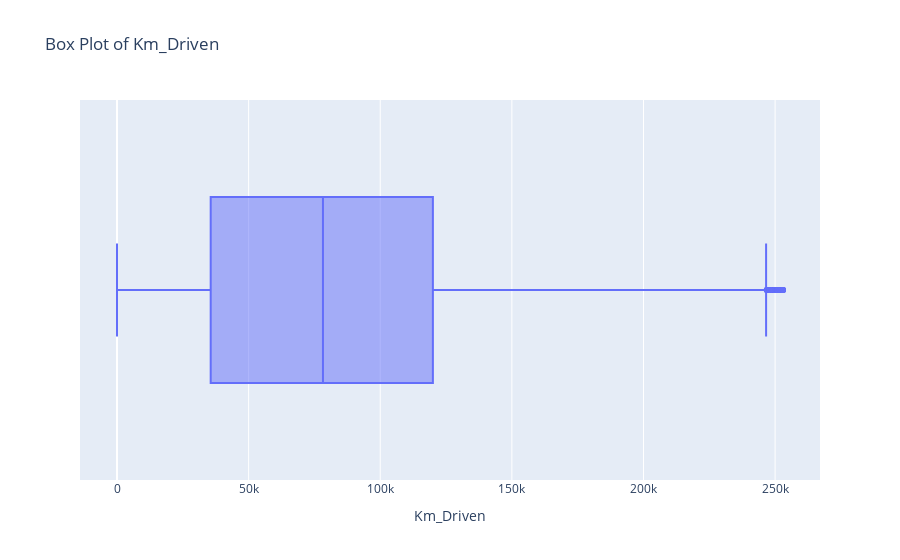

Here is the notebook cell this chart was saved with:
### Code cell
draw_boxplot(df, 'Km_Driven')

### Figure 1 — Plotly figure (JSON) as saved in the notebook; plotly's stock layout.template omitted (floating-point values rounded to 4 significant figures; data arrays with more than 128 entries replaced by an {"elided": "..."} marker saying what was removed)
{"data": [{"alignmentgroup": "True", "hovertemplate": "Km_Driven=%{x}<extra></extra>", "legendgroup": "", "marker": {"color": "#636efa"}, "name": "", "notched": false, "offsetgroup": "", "orientation": "h", "showlegend": false, "type": "box", "x": {"elided": "46596 int values"}, "x0": " ", "xaxis": "x", "y0": " ", "yaxis": "y"}], "layout": {"boxmode": "group", "legend": {"tracegroupgap": 0}, "title": {"text": "Box Plot of Km_Driven"}, "xaxis": {"anchor": "y", "domain": [0, 1], "title": {"text": "Km_Driven"}}, "yaxis": {"anchor": "x", "domain": [0, 1]}}}
